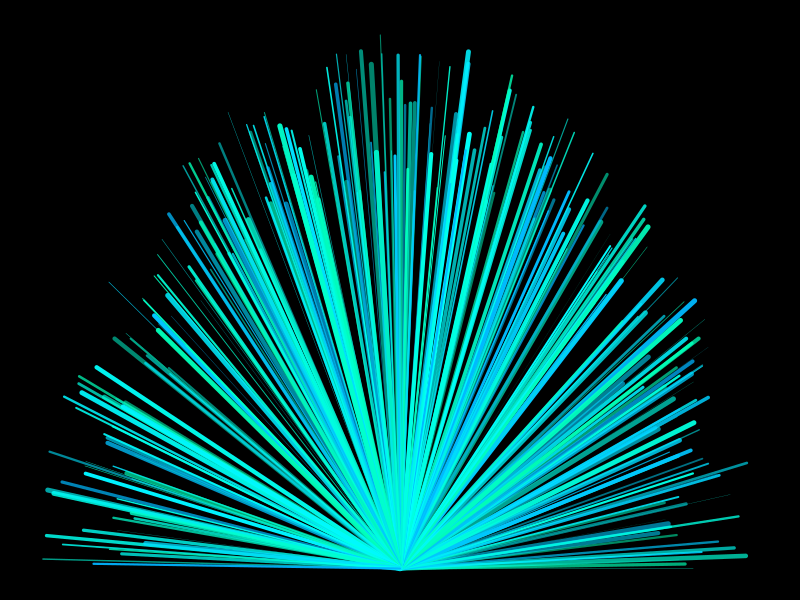

Generate this figure with R:
x <- 2

y <- 3

z = x + y

a = x*y



####  Wing's R Script Changes  ####

print(Sys.time())

theta = seq(0, pi, length = 300)
x <- cos(theta)
y <- sin(theta)
op <- par(bg = "black", mar = rep(0.5, 4))
plot(x, y, type = 'n')
segments(rep(0, 299), rep(0, 299), x[1:299] * runif(299, 0.7), 
         y[1:299] * runif(299, 0.7), 
         col = hsv(runif(299, 0.45, 0.55), 1, 1, runif(299, 0.5)), 
         lwd = 5*runif(299))


###################################


a = x*y

new_variable = z - x

# 2020-Feb-01 (Lenny's edition)